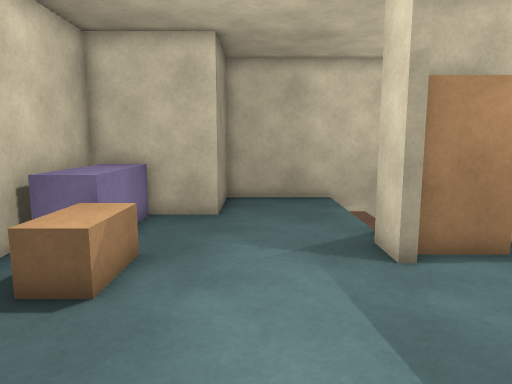
[1] (above)

12 first-person views from a walk through a 3-D level made in the Unity game engine. The camera is 1.3 m above the floor, tilts 8° down and sees 70° across. The floor is counted in squares, 0.5 m on a side. Each view is taken from the middle of a square. On the plan, view 1 faces up. The plan holds only what a view shows up to about 20 squares ahead; the rest is blank. The place goes on beyond the plan. The player is left out. Door leaves are left out, so doorways stand open.

[2]
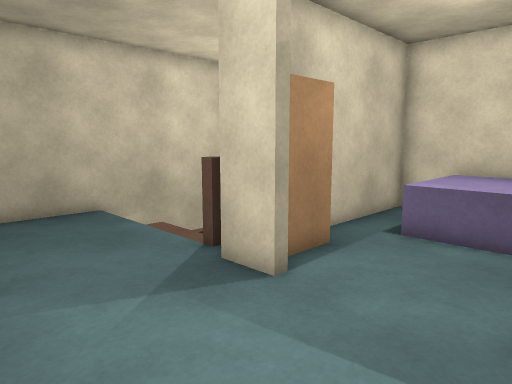

[3]
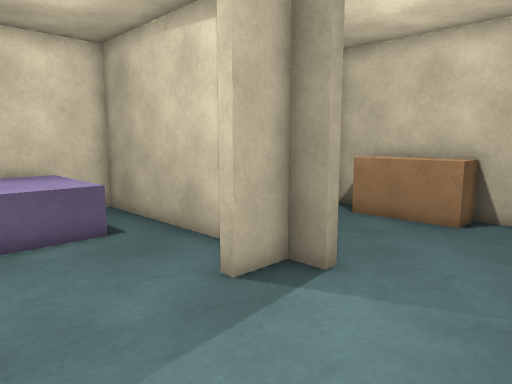

[4]
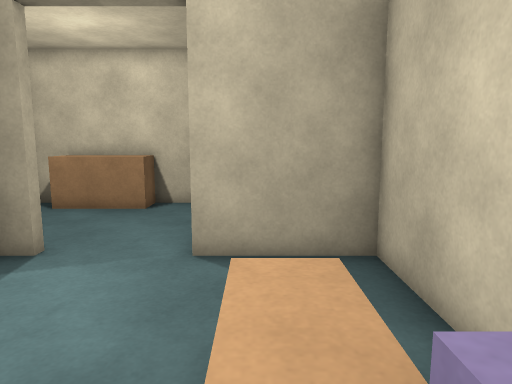

[5]
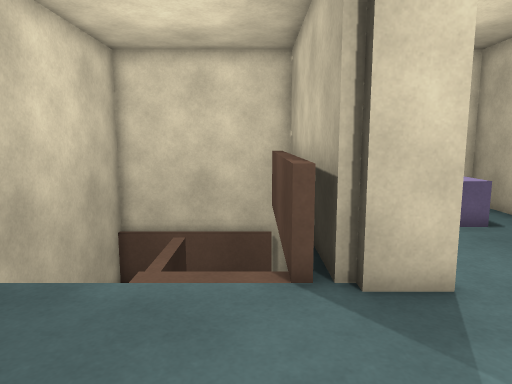

[6]
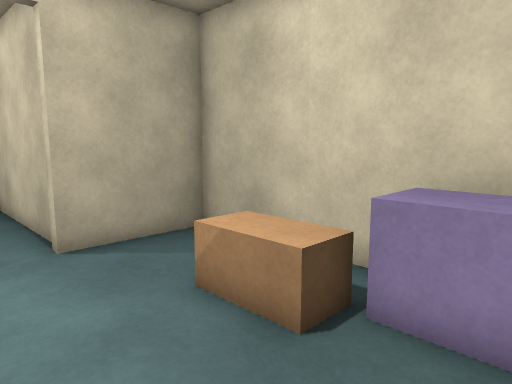

[7]
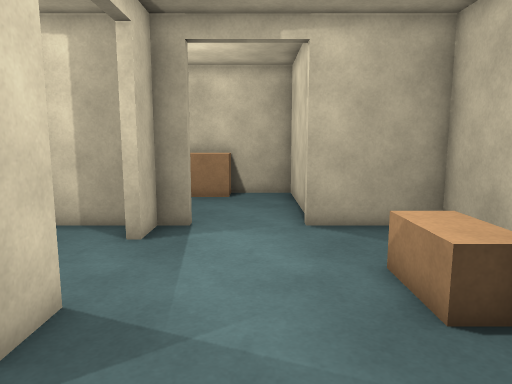

[8]
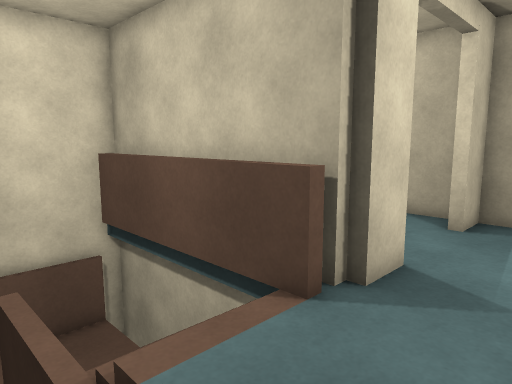

[9]
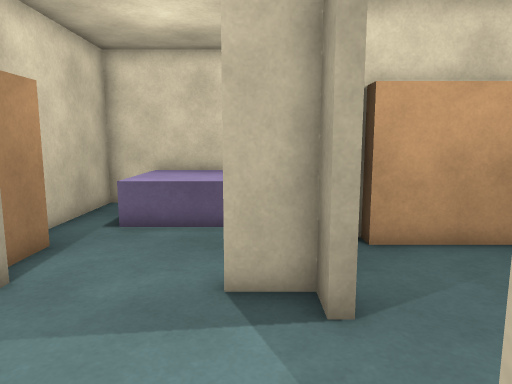

[10]
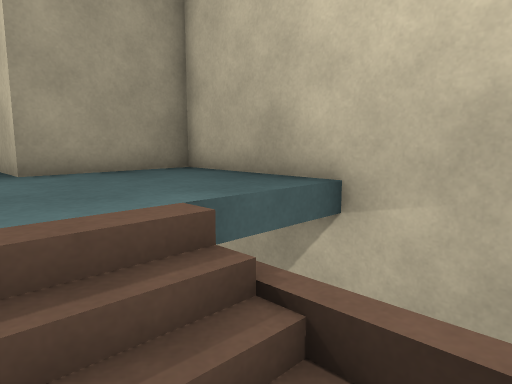

[11]
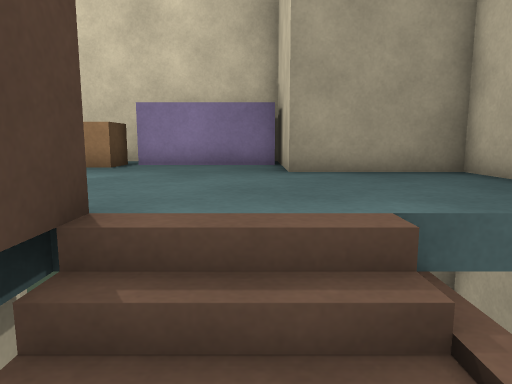

[12]
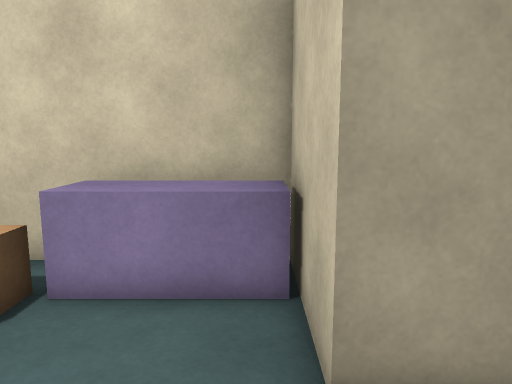

### Floor plan
Key: @ floor where view 1 was taken; # wall or solid block; . main floor; - floor 1.75 m lower than the main floor; / step, stairs or slope; D open door; = window, fence, low wall or low ledge; ^ raised ledge; v drop or lower ground; O other object.
Columns run from 6 left of view 1 to 12 right of it. Each row starts with its distance up from view 1.
 17      ##############
 16      #.../        #
 15      #.../        #
 14      #....//v### -#
 13 ######....///==# -#
 12 #OO.......//// /--#
 11 #OO.......//// /--#
 10 #OO......######vvv#
  9 #OO......##########
  8 # OO.....####.....#
  7 D.OO..........^^^^#
  6 D.OO..........^^^^^
  5 D.............^^^^^
  4 D.............^^^^#
  3 #........#........#
  2 #####....##########
  1     #....... #
  0     #.@.....##
 -1     #.......#
 -2     #.......#
 -3     #.......#
 -4     #..OOOOO#
 -5     ####OOO##

Where each view was taken, in squares from view 1:
view 1: 0 up, 0 right, facing up
view 2: 3 up, 2 left, facing up-right
view 3: 8 up, 2 left, facing down-right
view 4: 10 up, 3 left, facing down
view 5: 11 up, 3 left, facing right
view 6: 11 up, 1 right, facing down-left
view 7: 13 up, 0 right, facing down
view 8: 15 up, 0 right, facing down-right
view 9: 3 up, 3 left, facing right
view 10: 11 up, 7 right, facing up-left
view 11: 12 up, 7 right, facing left
view 12: 12 up, 2 right, facing left
